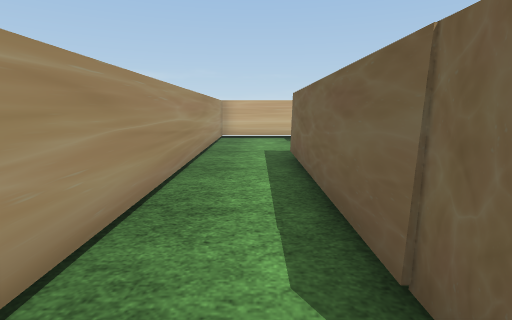
[1] (above)

17 first-person views from a walk through a Unity game level. The camera is 1.2 m above the floor, tilts 10° down and sees 85° across. The floor is counted in squares, 1 m on a side. Each view is taken from the middle of a square. On the plan, view 1 faces up. The plan holds only what a view shows up to about 13 squares ahead; the rest is blank. The player character is not drawn. Some surface patterns are stand-ins.

[2]
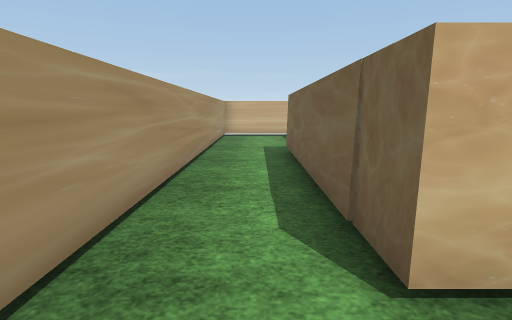

[3]
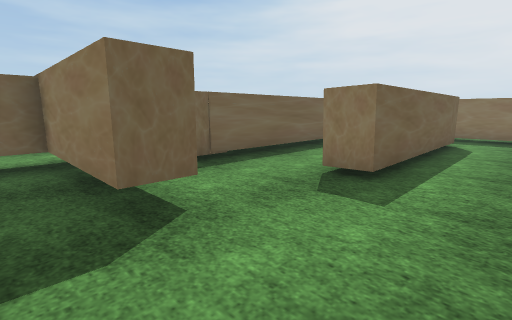

[4]
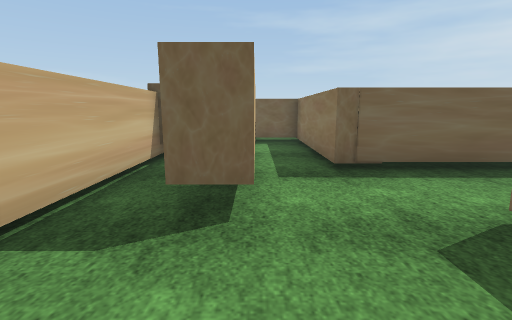

[5]
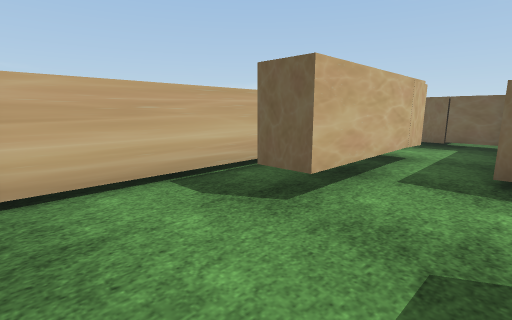

[6]
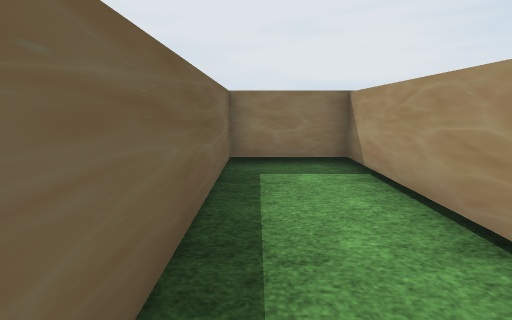

[7]
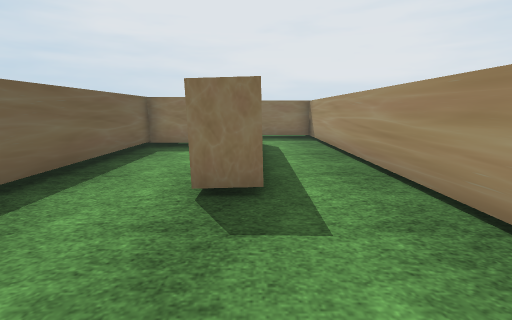

[8]
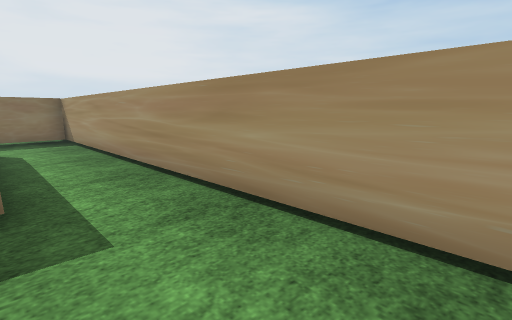

[9]
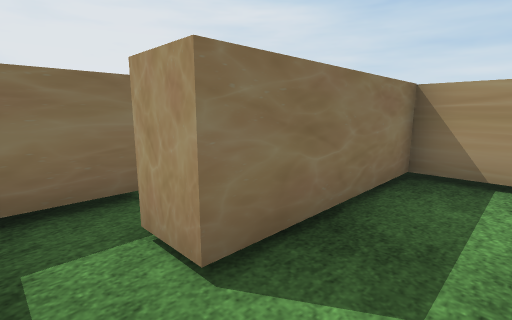

[10]
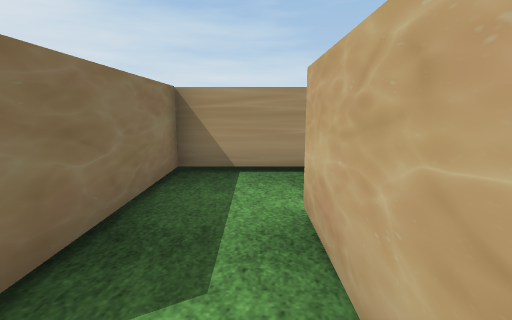

[11]
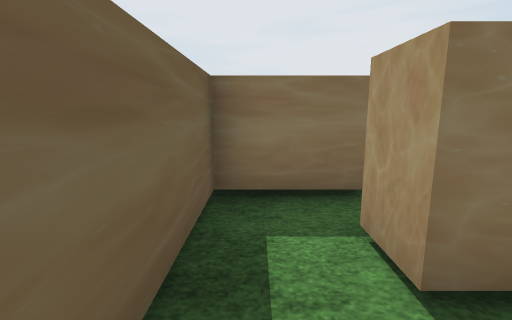

[12]
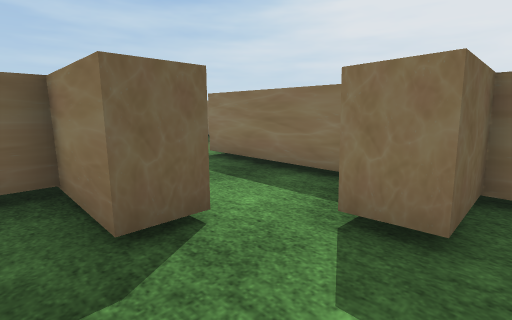

[13]
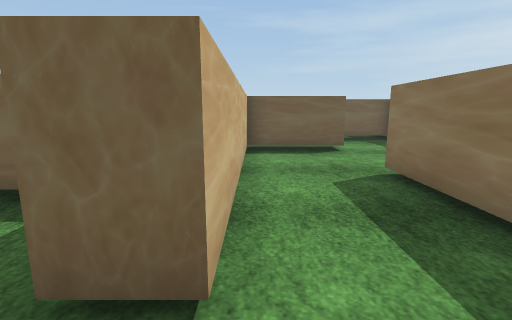

[14]
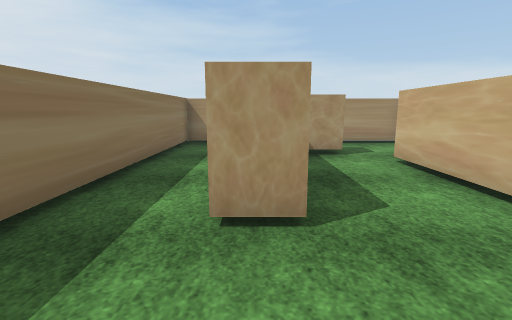

[15]
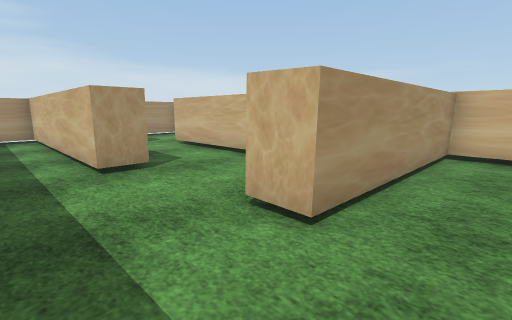

[16]
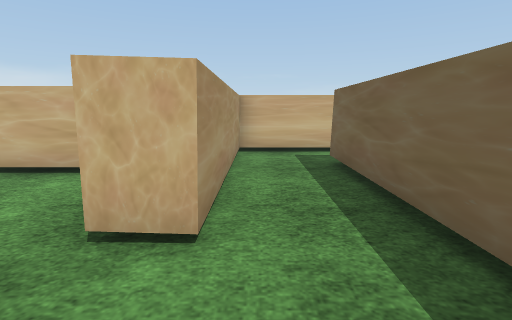

[17]
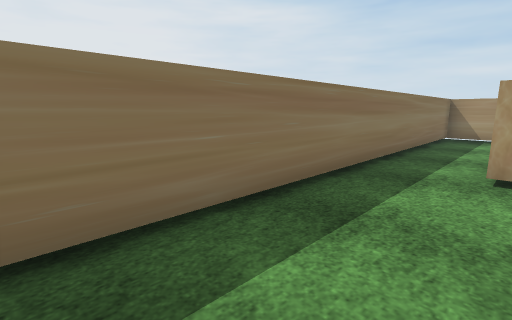

### Floor plan
Points are (right, up) in squares from view 1. A wall is a line through its corners. A room is listed if a view was taken in it or the views show most of it. See-through windows are left out.
Room 1 (views 1, 2, 9, 10, 11)
walls: (3.5, 0.5) (0.9, 0.5); (4.6, -2.5) (4.6, -0.5); (-1.4, 0.5) (-1.4, -1.5) (3, -1.5) (3, -2.6)
ways out: opening at (0, 1) to room 2; opening at (4, -2) to room 5
Room 2 (views 3, 4, 5, 7, 8)
walls: (2.1, 10) (2.1, 11) (5.9, 11) (5.9, 12.6); (0.9, 0.5) (0.9, 7.3) (2, 7.3); (6.2, 12.4) (-1.5, 12.4) (-1.4, 0.5)
ways out: opening at (0, 1) to room 1; opening at (2, 8.5) to room 3
Room 3 (view 6)
walls: (1.9, 5.9) (1.9, 1.5) (4.6, 1.5) (4.6, 8.4) (9.9, 8.4) (9.9, 9.6); (7, 10) (2.1, 10)
ways out: opening at (2, 8.5) to room 2; opening at (8.5, 10.5)
Room 4 (views 12, 13, 14, 15, 16, 17)
walls: (2.4, -7.5) (6.3, -7.5) (6.3, -8.5) (-1.3, -8.5) (-1.3, -10.5) (12, -10.5); (9, -4.7) (2.4, -4.7) (2.4, -3.7); (12.7, -10.6) (12.7, -3.6); (-1.4, -2.7) (-1.3, -4.9); (13.2, -1.8) (10.5, -1.8) (10.5, -7.7) (9.5, -7.7) (9.5, -4.7)
ways out: opening at (3, -3) to room 5; opening at (13.5, -3)
objects: other object (1, -7) to (1, -6)
Room 5 (no view inside)
walls: (2.4, -3.7) (4.6, -3.7) (4.6, -2.5)
ways out: opening at (4, -2) to room 1; opening at (3, -3) to room 4

Where each view was taken, in squares from view 1:
view 1: 0 up, 0 right, facing up
view 2: 1 down, 0 right, facing up
view 3: 12 up, 1 left, facing down-right
view 4: 10 up, 1 left, facing right
view 5: 8 up, 1 left, facing up-right
view 6: 8 up, 4 right, facing down
view 7: 11 up, 1 right, facing down
view 8: 11 up, 1 right, facing down-left
view 9: 0 up, 4 right, facing down-left
view 10: 0 up, 4 right, facing left
view 11: 0 up, 4 right, facing down
view 12: 3 down, 0 right, facing down-right
view 13: 5 down, 1 right, facing right
view 14: 8 down, 9 right, facing left
view 15: 10 down, 12 right, facing up-left
view 16: 10 down, 11 right, facing up
view 17: 8 down, 12 right, facing down-left
